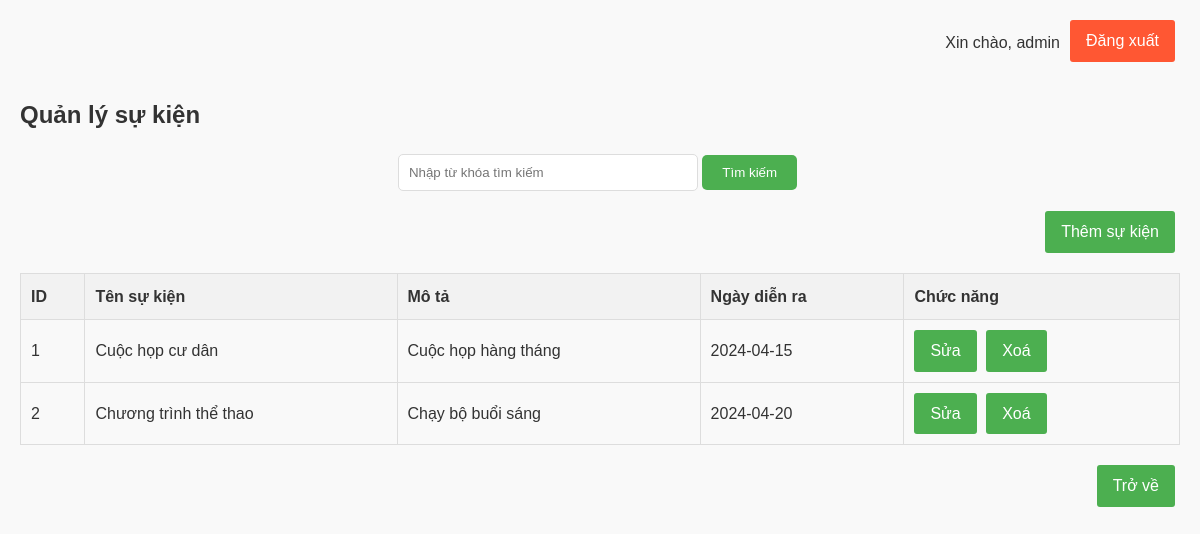
/quanlysukien.php (signed in), run on the app's committed database.
### tables this page shows
CREATE TABLE `events` (
  `event_id` int(11) NOT NULL,
  `event_name` varchar(100) NOT NULL,
  `description` text DEFAULT NULL,
  `event_date` date DEFAULT NULL,
  `created_at` timestamp NOT NULL DEFAULT current_timestamp()
);

### quanlysukien.php (the view, shortened to what this page needs)
<?php
include('connect.php');
$events_query = "SELECT * FROM events";
$events_result = $conn->query($events_query);
?>
<!DOCTYPE html>
<html lang="en">
<head>
    <link rel="stylesheet" href="css/style.css">
</head>
<body>
    <div class="container">
        <div class="user-info">
            <?php
                if (isset($_SESSION['username'])) {
                    echo "<p>Xin chào, " . $_SESSION['username'] . "</p>";
                }
            ?>
        </div>
        <a href="logout.php" class="btn logout-button">Đăng xuất</a>
        <h2>Quản lý sự kiện</h2>
        <form method="GET" action="search_event.php" class="search-form">
            <input type="text" name="query" placeholder="Nhập từ khóa tìm kiếm">
            <button type="submit" class="btn">Tìm kiếm</button>
        </form>
        <div class="button-container add-buttons">
            <a href="add_event.php" class="btn">Thêm sự kiện</a>
        </div>
        <table>
            <tr>
                <th>ID</th>
                <th>Tên sự kiện</th>
                <th>Mô tả</th>
                <th>Ngày diễn ra</th>
                <th>Chức năng</th>
            </tr>
            <?php while ($row = $events_result->fetch_assoc()): ?>
                <tr>
                    <td><?php echo $row["event_id"]; ?></td>
                    <td><?php echo $row["event_name"]; ?></td>
                    <td><?php echo $row["description"]; ?></td>
                    <td><?php echo $row["event_date"]; ?></td>
                    <td>
                        <a href="edit_event.php?id=<?php echo $row['event_id']; ?>" class="btn">Sửa</a>
                        <a href="delete_event.php?id=<?php echo $row['event_id']; ?>" class="btn delete-button">Xoá</a>
                    </td>
                </tr>
            <?php endwhile; ?>
        </table>
        <div class="button-container add-buttons">
            <a href="dashboard.php" class="btn">Trở về</a>
        </div>
    </div>
</body>
</html>

### css/style.css (style rules this page uses)
* { margin: 0; padding: 0; box-sizing: border-box; }
body { font-family: Arial, sans-serif; background-color: #f9f9f9; color: #333; line-height: 1.6; }
.container { max-width: 1200px; margin: 0 auto; padding: 20px; position: relative; }
h2 { margin-bottom: 20px; color: #333; font-size: 24px; }
.btn { display: inline-block; padding: 8px 16px; background-color: #4CAF50; color: white; text-decoration: none; border: none; border-radius: 3px; cursor: pointer; transition: background-color 0.3s; margin-right: 5px; }
table { width: 100%; border-collapse: collapse; margin-bottom: 20px; }
th, td { padding: 10px; border: 1px solid #ddd; text-align: left; }
th { background-color: #f2f2f2; color: #333; font-weight: bold; }
.search-form { text-align: center; margin-bottom: 20px; }
.search-form input[type="text"] { padding: 10px; border: 1px solid #ddd; border-radius: 5px; width: 300px; }
.search-form button { padding: 10px 20px; background-color: #4CAF50; color: white; border: none; border-radius: 5px; cursor: pointer; transition: background-color 0.3s; }
.button-container { justify-content: flex-start; margin-bottom: 20px; }
.button-container .btn { flex-grow: 1; }
.add-buttons { text-align: right; }
.logout-button { position: absolute; top: 20px; right: 20px; background-color: #ff5733; color: white; padding: 8px 16px; border: none; border-radius: 3px; cursor: pointer; transition: background-color 0.3s; }
.user-info { display: flex; justify-content: flex-end; align-items: center; margin-bottom: 40px; position: relative; z-index: 1; margin-right: 120px; }
.user-info p { padding-top: 10px; }

### data on the page
events: event_id "1", event_name "Cuộc họp cư dân", description "Cuộc họp hàng tháng", event_date "2024-04-15"
events: event_id "2", event_name "Chương trình thể thao", description "Chạy bộ buổi sáng", event_date "2024-04-20"

### other printed values
$_SESSION['username'] "admin"
